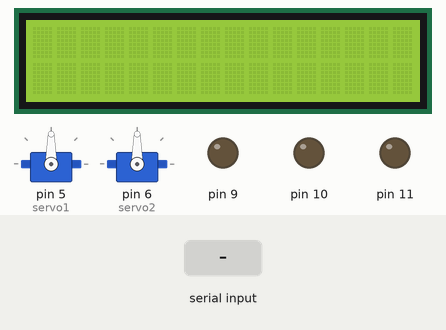
Bench run of a sketch on a simulated Arduino Uno, built with avr-gcc and run on an emulated ATmega328P. On the bench: 16×2 character LCD, 2 × servo, output pins drawn as LEDs (lit = HIGH). The inputs (shaded band) are chosen by the test bench.

Above: at 1.2 s.
1.3 s: "allinone|" received over Serial
At 2.5 s:
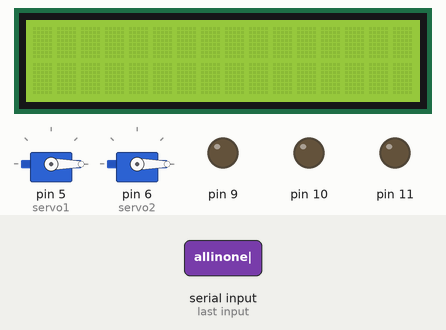
Timing chart, 0 to 4.3 s (numbered marks = the images above; inputs shaded):
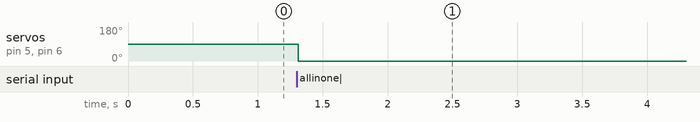

The sketch:

autofinger.ino
```cpp
#include <LiquidCrystal.h>
#include <Servo.h>

LiquidCrystal lcd(8,7,4,2,1,0);
Servo servo1;
Servo servo2;

char command[32];

char prevCommand[32] = { '1','2','3','4','1','2','3','4','1','2','3','4','1','2','3','4','1','2','3','4','1','2','3','4','1','2','3','4','1','2','3','4' };
String parsedCommand;
int parsedServoDegreeOne = 90;
int parsedServoDegreeTwo = 90;
String parsedLCDMessageTop = "1234123412341234";
String parsedLCDMessageBot = "1234123412341234";
int parsedLEDRed = 0;
int parsedLEDGreen = 0;
int parsedLEDBlue = 0;

String parseCommand(char cmd[])
{
  String temp = "";
  int i=0;

  //parse instruction
  for(; i<8; i++)
  {
    temp += cmd[i];
  }
  return temp;
}

int parseLEDRed(char cmd[])
{
  String temp = "";
  int i=14;

  //parse instruction
  for(; i<17; i++)
  {
    temp += cmd[i];
  }
  return temp.toInt();
}

int parseLEDBlue(char cmd[])
{
  String temp = "";
  int i=20;

  //parse instruction
  for(; i<23; i++)
  {
    temp += cmd[i];
  }
  return temp.toInt();
}

int parseLEDGreen(char cmd[])
{
  String temp = "";
  int i=17;

  //parse instruction
  for(; i<20; i++)
  {
    temp += cmd[i];
  }
  return temp.toInt();
}

int parseServoDegreeOne(char cmd[])
{
  String temp = "";
  int i=8;

  //parse instruction
  for(; i<11; i++)
  {
    temp += cmd[i];
  }
  return temp.toInt();
}

int parseServoDegreeTwo(char cmd[])
{
  String temp = "";
  int i=11;

  //parse instruction
  for(; i<14; i++)
  {
    temp += cmd[i];
  }
  return temp.toInt();
}

String parseLCDMessage(char cmd[])
{
  String temp = "";
  int i=8;

  for(; i<24; i++)
  {
    temp += cmd[i];
  }
  //Serial.println(temp);
  return temp;
}

// writes a string to a row on the display
// 0 for top row
// 1 for bottom row
void writeToDisplay(String text, int row)
{
    lcd.setCursor(0,row);
    lcd.print("                ");
    lcd.setCursor(0,row);
    lcd.print(text);
}

void moveServos(int degreeOne, int degreeTwo)
{
  degreeOne = constrain(degreeOne,0,180);
  degreeTwo = constrain(degreeTwo,0,180);
  servo1.write(degreeOne);
  servo2.write(degreeTwo);
  //Serial.println("servo movement complete");
}

void setLEDColor(int r, int b, int g)
{
  constrain(r, 0, 255);
  constrain(g, 0, 255);
  constrain(b, 0, 255);
  analogWrite(9,b);
  analogWrite(10,r);
  analogWrite(11,g);
}

void stateDump()
{
  for(int i=0; i<32;i++)
  {
    //Serial.print(prevCommand[i]);
  }
  //Serial.print("|");
  //Serial.print(parsedCommand);
  //Serial.print("|");
  //Serial.print(parsedServoDegreeOne);
  //Serial.print("|");
  //Serial.print(parsedServoDegreeTwo);
  //Serial.print("|");
  //Serial.print(parsedLCDMessageTop);
  //Serial.print("|");
  //Serial.print(parsedLCDMessageBot);
  //Serial.print("|");
  //Serial.print(parsedLEDRed);
  //Serial.print("|");
  //Serial.print(parsedLEDGreen);
  //Serial.print("|");
  //Serial.println(parsedLEDBlue);
}

void setup()
{
  pinMode(8,OUTPUT);

  lcd.begin(16, 2);

  lcd.clear();

  servo1.attach(5);
  servo2.attach(6);

  Serial.begin(9600);
  //Serial.println("please input something.");
}

void loop()
{
  if(Serial.available())
  {
    Serial.readBytesUntil('|', command, 32);
    parsedCommand = parseCommand(command);
    //Serial.println(parsedCommand);

    if (parsedCommand.equalsIgnoreCase("allinone"))
    {
      parsedLEDRed = parseLEDRed(command);
      parsedLEDGreen = parseLEDGreen(command);
      parsedLEDBlue = parseLEDBlue(command);
      parsedServoDegreeOne = parseServoDegreeOne(command);
      parsedServoDegreeTwo = parseServoDegreeTwo(command);
      setLEDColor(parsedLEDRed,parsedLEDGreen,parsedLEDBlue);
      moveServos(parsedServoDegreeOne, parsedServoDegreeTwo);
    }
    else if(parsedCommand.equalsIgnoreCase("movsrvos"))
    {
      parsedServoDegreeOne = parseServoDegreeOne(command);
      parsedServoDegreeTwo = parseServoDegreeTwo(command);
      moveServos(parsedServoDegreeOne, parsedServoDegreeTwo);
    }
    else if(parsedCommand.equalsIgnoreCase("stledcol"))
    {
       parsedLEDRed = parseLEDRed(command);
       parsedLEDGreen = parseLEDGreen(command);
       parsedLEDBlue = parseLEDBlue(command);
       //Serial.println(parsedLEDRed);
       //Serial.println(parsedLEDGreen);
       //Serial.println(parsedLEDBlue);
       setLEDColor(parsedLEDRed,parsedLEDGreen,parsedLEDBlue);
    }
    else if(parsedCommand.equalsIgnoreCase("statdump"))
    {
      stateDump();
    }

    for(int i=0;i<32;i++)
    {
      prevCommand[i] = command[i];
      command[i] = '_';
    }
  }
}
```

Measured:
- after the input at 1.3 s, servo on pin 5 (servo1), servo on pin 6 (servo2): 90° → 0° at once
